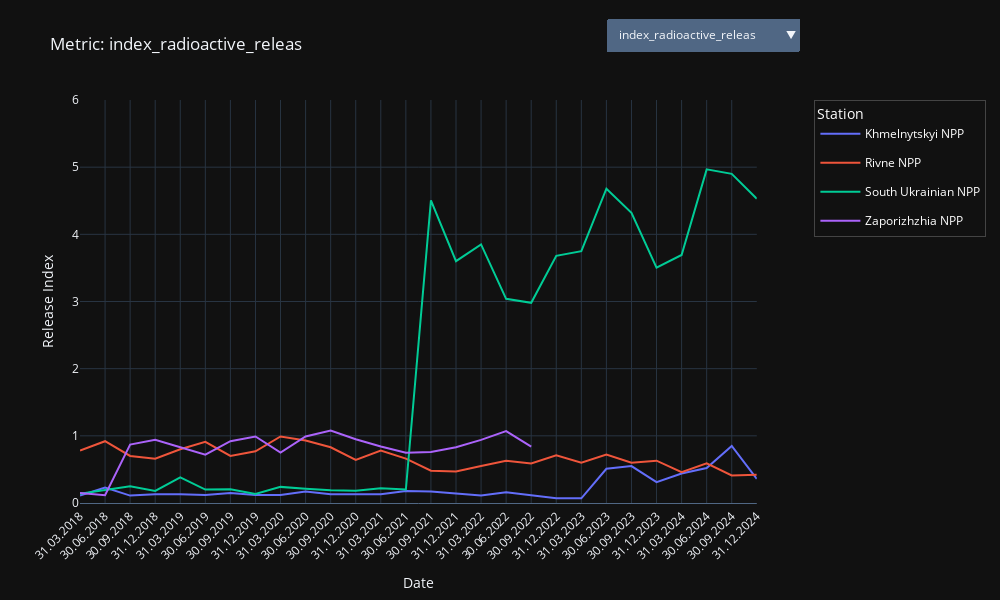

Write notebook code for a chart like this one.
### Code cell
import pandas as pd
import plotly.graph_objects as go

stations_en_list = sorted(dataset_df["station_en"].unique())


# Максимальні значення для масштабування по y
max_values = {
    metric: round(dataset_df[metric].max() + 1)
    if pd.notnull(dataset_df[metric].max())
    else 1
    for metric in metrics
}

fig = go.Figure()
traces = []

# Створення всіх графіків
for metric in metrics:
    for station in stations_en_list:
        df_station = dataset_df[dataset_df["station_en"] == station]
        trace = go.Scatter(
            x=df_station["date"],
            y=df_station[metric],
            name=station,
            visible=(metric == "index_radioactive_releas"),
            legendgroup=station,
        )
        fig.add_trace(trace)
        traces.append((metric, station, trace))

# Кнопки для перемикання метрик
buttons = []
for metric in metrics:
    visibility = [(m == metric) for (m, _, _) in traces]
    buttons.append(
        dict(
            label=metric,
            method="update",
            args=[
                {"visible": visibility},
                {
                    "title": f"Metric: {metric}",
                    "yaxis": {"range": [0, max_values[metric]]},
                    "yaxis_title": metric.replace("_", " ").title(),
                },
            ],
        )
    )

# Оновлення макету
fig.update_layout(
    updatemenus=[
        dict(
            type="dropdown",
            active=metrics.index("index_radioactive_releas"),
            buttons=buttons,
            xanchor="right",
            x=1,
            y=1.2,
        )
    ],
    title="Metric: index_radioactive_releas",
    xaxis_title="Date",
    xaxis=dict(tickangle=-45, showgrid=True, showline=True, domain=[0, 0.94]),
    yaxis_title="Release Index",
    yaxis=dict(
        range=[0, max_values["index_radioactive_releas"]],
    ),
    template="plotly_dark",
    width=1000,
    height=600,
    legend=dict(
        title="Station",
        orientation="v",
        x=1.02,
        y=1,
        xanchor="left",
        yanchor="top",
        bgcolor="rgba(0,0,0,0)",
        borderwidth=1,
        font=dict(size=12, color="white"),
        itemwidth=40,
    ),
    margin=dict(r=200),
)

fig.show()
